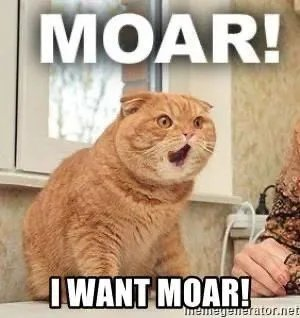
#> input picture OpenCV/moar i want moar.jpg, 300 x 318 px, found by its file name
$ python testCode.py
#> lines starting #> are read from the running program, lines starting #| are printed output that depends on the picture
import cv2 as c
import numpy
import matplotlib

img_gray = c.imread('D:\Programming\Python\Github\Python_General\OpenCV\\moar i want moar.jpg', c.IMREAD_GRAYSCALE)
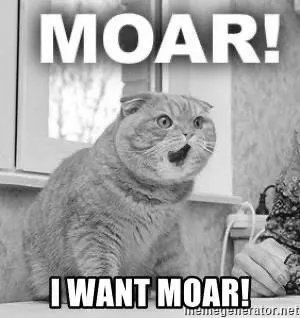
#> img_gray: shape (318, 300); min 0, max 255, mean 165.8
img_color = c.imread('D:\Programming\Python\Github\Python_General\OpenCV\\moar i want moar.jpg', c.IMREAD_COLOR)
#> img_color is the input picture: shape (318, 300, 3); mean B, G, R 137.9, 161.5, 184.8

img_mixed = c.addWeighted(img_color, .5, img_color, -.4, 0)
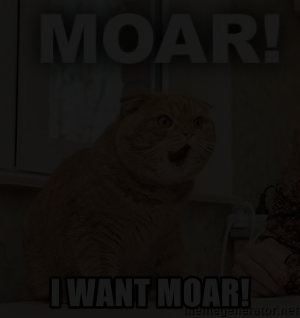
#> img_mixed: shape (318, 300, 3); mean B, G, R 13.8, 16.1, 18.5

c.imshow('Wallpaper', img_mixed)

c.imwrite('D:\Programming\Python\Github\Python_General\OpenCV\\i got moar (gray).jpg', img_gray)
c.imwrite('D:\Programming\Python\Github\Python_General\OpenCV\\i got moar (color).jpg', img_color)

c.waitKey(0)		# miliseconds
